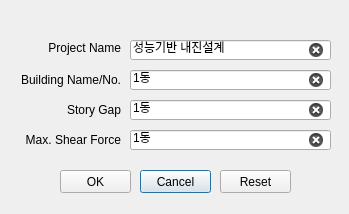
<?xml version="1.0" encoding="UTF-8"?>
<ui version="4.0">
 <class>Dialog</class>
 <widget class="QDialog" name="Dialog">
  <property name="geometry">
   <rect>
    <x>0</x>
    <y>0</y>
    <width>349</width>
    <height>214</height>
   </rect>
  </property>
  <property name="windowTitle">
   <string>Setting - Export</string>
  </property>
  <widget class="QPushButton" name="cancel_print_setting_btn">
   <property name="geometry">
    <rect>
     <x>140</x>
     <y>170</y>
     <width>71</width>
     <height>23</height>
    </rect>
   </property>
   <property name="font">
    <font>
     <family>Arial</family>
    </font>
   </property>
   <property name="text">
    <string>Cancel</string>
   </property>
  </widget>
  <widget class="QPushButton" name="reset_print_setting_btn">
   <property name="geometry">
    <rect>
     <x>220</x>
     <y>170</y>
     <width>71</width>
     <height>23</height>
    </rect>
   </property>
   <property name="font">
    <font>
     <family>Arial</family>
    </font>
   </property>
   <property name="text">
    <string>Reset</string>
   </property>
  </widget>
  <widget class="QPushButton" name="ok_print_setting_btn">
   <property name="geometry">
    <rect>
     <x>60</x>
     <y>170</y>
     <width>71</width>
     <height>23</height>
    </rect>
   </property>
   <property name="font">
    <font>
     <family>Arial</family>
    </font>
   </property>
   <property name="text">
    <string>OK</string>
   </property>
  </widget>
  <widget class="QLineEdit" name="project_name_editbox">
   <property name="geometry">
    <rect>
     <x>130</x>
     <y>40</y>
     <width>201</width>
     <height>20</height>
    </rect>
   </property>
   <property name="font">
    <font>
     <family>Arial</family>
    </font>
   </property>
   <property name="text">
    <string>성능기반 내진설계</string>
   </property>
   <property name="clearButtonEnabled">
    <bool>true</bool>
   </property>
  </widget>
  <widget class="QLabel" name="label_19">
   <property name="geometry">
    <rect>
     <x>20</x>
     <y>40</y>
     <width>101</width>
     <height>16</height>
    </rect>
   </property>
   <property name="font">
    <font>
     <family>Arial</family>
    </font>
   </property>
   <property name="text">
    <string>Project Name</string>
   </property>
   <property name="alignment">
    <set>Qt::AlignRight|Qt::AlignTrailing|Qt::AlignVCenter</set>
   </property>
  </widget>
  <widget class="QLineEdit" name="bldg_name_editbox">
   <property name="geometry">
    <rect>
     <x>130</x>
     <y>70</y>
     <width>201</width>
     <height>20</height>
    </rect>
   </property>
   <property name="font">
    <font>
     <family>Arial</family>
    </font>
   </property>
   <property name="text">
    <string>1동</string>
   </property>
   <property name="clearButtonEnabled">
    <bool>true</bool>
   </property>
  </widget>
  <widget class="QLabel" name="label_20">
   <property name="geometry">
    <rect>
     <x>10</x>
     <y>70</y>
     <width>111</width>
     <height>20</height>
    </rect>
   </property>
   <property name="font">
    <font>
     <family>Arial</family>
    </font>
   </property>
   <property name="text">
    <string>Building Name/No.</string>
   </property>
   <property name="alignment">
    <set>Qt::AlignRight|Qt::AlignTrailing|Qt::AlignVCenter</set>
   </property>
  </widget>
  <widget class="QLineEdit" name="story_gap_editbox">
   <property name="geometry">
    <rect>
     <x>130</x>
     <y>100</y>
     <width>201</width>
     <height>20</height>
    </rect>
   </property>
   <property name="font">
    <font>
     <family>Arial</family>
    </font>
   </property>
   <property name="text">
    <string>1동</string>
   </property>
   <property name="clearButtonEnabled">
    <bool>true</bool>
   </property>
  </widget>
  <widget class="QLabel" name="label_21">
   <property name="geometry">
    <rect>
     <x>30</x>
     <y>100</y>
     <width>91</width>
     <height>20</height>
    </rect>
   </property>
   <property name="font">
    <font>
     <family>Arial</family>
    </font>
   </property>
   <property name="text">
    <string>Story Gap</string>
   </property>
   <property name="alignment">
    <set>Qt::AlignRight|Qt::AlignTrailing|Qt::AlignVCenter</set>
   </property>
  </widget>
  <widget class="QLineEdit" name="max_shear_editbox">
   <property name="geometry">
    <rect>
     <x>130</x>
     <y>130</y>
     <width>201</width>
     <height>20</height>
    </rect>
   </property>
   <property name="font">
    <font>
     <family>Arial</family>
    </font>
   </property>
   <property name="text">
    <string>1동</string>
   </property>
   <property name="clearButtonEnabled">
    <bool>true</bool>
   </property>
  </widget>
  <widget class="QLabel" name="label_22">
   <property name="geometry">
    <rect>
     <x>10</x>
     <y>130</y>
     <width>111</width>
     <height>20</height>
    </rect>
   </property>
   <property name="font">
    <font>
     <family>Arial</family>
    </font>
   </property>
   <property name="text">
    <string>Max. Shear Force</string>
   </property>
   <property name="alignment">
    <set>Qt::AlignRight|Qt::AlignTrailing|Qt::AlignVCenter</set>
   </property>
  </widget>
 </widget>
 <resources/>
 <connections/>
</ui>
